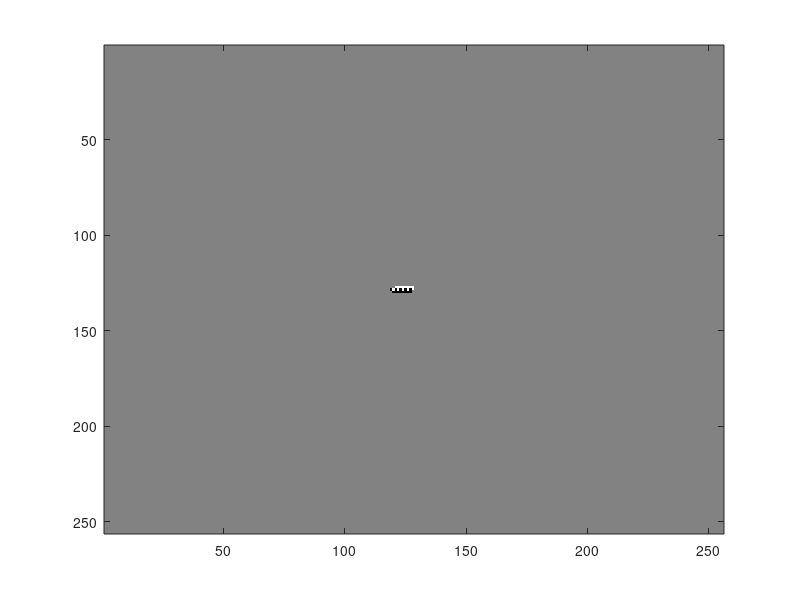

Write the MATLAB code that produced this figure.
%;*************************************************
%;* Antplot_reciprocal.m
%;* Generates antplot of 1/d
%;*
%;* Mark Agate
%;* (mark.agate@outlook.com)
%;**************************************************

clear;

% Value of which to take the reciprocal (should be odd):
d = 13;

% Ensure d is an odd number
while mod(d, 2) == 0
  d /= 2;
end

% Board extent, initial position and direction
E = 256;
x = 0.5 * E;
y = 0.5 * E;
dir_x = 0;
dir_y = 1;

% Initialise board to grey. (0 = black, 63 = white)
board(1:E, 1:E) = 32;

% Compute 1/d:
r = 1;                      % initialise remainder for 1/d
for n = 1:4                 % do 4 lots of the recurrence pattern

  do                        % repeat until one recurrence is complete
    r *= 2;
    p = (r >= d);           % pixel shade: 0 or 1 (= next bit of quotient)
    r -= p * d;

    % Rotate the ant direction for the next step:
    s = 1 - 2 * (p != (dir_x == 0));	% s = +1 or -1
    tmp = dir_x;
    dir_x = s * dir_y;
    dir_y = s * tmp;

    % If we're still on the board, set the pixel colour
    if (x > 0) & (x <= E) & (y > 0) & (y <= E)
      board(x, y) = !p * 63;
    endif

    % Move the ant to the next pixel
    x += dir_x;
    y += dir_y;
  until r == 1;

endfor

colormap(gray);
imagesc(board);

%;*************************************************
